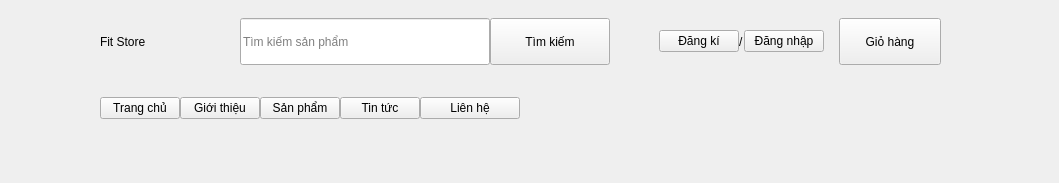
         <widget class="QWidget" name="headerContainer" native="true">
          <property name="minimumSize">
           <size>
            <width>0</width>
            <height>100</height>
           </size>
          </property>
          <layout class="QVBoxLayout" name="verticalLayout_4">
           <property name="spacing">
            <number>0</number>
           </property>
           <property name="leftMargin">
            <number>0</number>
           </property>
           <property name="topMargin">
            <number>0</number>
           </property>
           <property name="rightMargin">
            <number>0</number>
           </property>
           <property name="bottomMargin">
            <number>0</number>
           </property>
           <item>
            <layout class="QHBoxLayout" name="headerSubContainer">
             <property name="leftMargin">
              <number>100</number>
             </property>
             <property name="rightMargin">
              <number>100</number>
             </property>
             <item>
              <widget class="QWidget" name="widget_4" native="true">
               <property name="minimumSize">
                <size>
                 <width>100</width>
                 <height>0</height>
                </size>
               </property>
               <layout class="QVBoxLayout" name="verticalLayout_2">
                <property name="spacing">
                 <number>0</number>
                </property>
                <property name="leftMargin">
                 <number>0</number>
                </property>
                <property name="topMargin">
                 <number>0</number>
                </property>
                <property name="rightMargin">
                 <number>0</number>
                </property>
                <property name="bottomMargin">
                 <number>0</number>
                </property>
                <item>
                 <widget class="QLabel" name="label">
                  <property name="text">
                   <string>Fit Store</string>
                  </property>
                 </widget>
                </item>
               </layout>
              </widget>
             </item>
             <item>
              <spacer name="horizontalSpacer_2">
               <property name="orientation">
                <enum>Qt::Horizontal</enum>
               </property>
               <property name="sizeHint" stdset="0">
                <size>
                 <width>40</width>
                 <height>20</height>
                </size>
               </property>
              </spacer>
             </item>
             <item>
              <widget class="QWidget" name="widget_5" native="true">
               <property name="minimumSize">
                <size>
                 <width>100</width>
                 <height>0</height>
                </size>
               </property>
               <layout class="QHBoxLayout" name="horizontalLayout_5">
                <property name="spacing">
                 <number>0</number>
                </property>
                <property name="leftMargin">
                 <number>0</number>
                </property>
                <property name="topMargin">
                 <number>0</number>
                </property>
                <property name="rightMargin">
                 <number>0</number>
                </property>
                <property name="bottomMargin">
                 <number>0</number>
                </property>
                <item>
                 <layout class="QHBoxLayout" name="horizontalLayout_4">
                  <property name="spacing">
                   <number>0</number>
                  </property>
                  <item>
                   <widget class="QLineEdit" name="searchInput">
                    <property name="minimumSize">
                     <size>
                      <width>250</width>
                      <height>0</height>
                     </size>
                    </property>
                    <property name="maximumSize">
                     <size>
                      <width>16777215</width>
                      <height>47</height>
                     </size>
                    </property>
                    <property name="placeholderText">
                     <string>Tìm kiếm sản phẩm</string>
                    </property>
                   </widget>
                  </item>
                  <item>
                   <widget class="QPushButton" name="btnSearch">
                    <property name="minimumSize">
                     <size>
                      <width>120</width>
                      <height>47</height>
                     </size>
                    </property>
                    <property name="maximumSize">
                     <size>
                      <width>120</width>
                      <height>16777215</height>
                     </size>
                    </property>
                    <property name="cursor">
                     <cursorShape>PointingHandCursor</cursorShape>
                    </property>
                    <property name="text">
                     <string>Tìm kiếm</string>
                    </property>
                   </widget>
                  </item>
                 </layout>
                </item>
               </layout>
              </widget>
             </item>
             <item>
              <spacer name="horizontalSpacer">
               <property name="orientation">
                <enum>Qt::Horizontal</enum>
               </property>
               <property name="sizeHint" stdset="0">
                <size>
                 <width>40</width>
                 <height>20</height>
                </size>
               </property>
              </spacer>
             </item>
             <item>
              <widget class="QWidget" name="widget_3" native="true">
               <property name="minimumSize">
                <size>
                 <width>0</width>
                 <height>0</height>
                </size>
               </property>
               <property name="maximumSize">
                <size>
                 <width>16777215</width>
                 <height>16777215</height>
                </size>
               </property>
               <layout class="QHBoxLayout" name="horizontalLayout_9">
                <item>
                 <widget class="QWidget" name="widget_2" native="true">
                  <layout class="QHBoxLayout" name="horizontalLayout_11">
                   <property name="spacing">
                    <number>0</number>
                   </property>
                   <property name="leftMargin">
                    <number>0</number>
                   </property>
                   <property name="topMargin">
                    <number>0</number>
                   </property>
                   <property name="rightMargin">
                    <number>0</number>
                   </property>
                   <property name="bottomMargin">
                    <number>0</number>
                   </property>
                   <item>
                    <layout class="QHBoxLayout" name="horizontalLayout_6">
                     <property name="spacing">
                      <number>0</number>
                     </property>
                     <item>
                      <widget class="QPushButton" name="btnRegister">
                       <property name="cursor">
                        <cursorShape>PointingHandCursor</cursorShape>
                       </property>
                       <property name="text">
                        <string>Đăng kí</string>
                       </property>
                      </widget>
                     </item>
                     <item>
                      <widget class="QLabel" name="label_2">
                       <property name="text">
                        <string>/</string>
                       </property>
                      </widget>
                     </item>
                     <item>
                      <widget class="QPushButton" name="btnLogin">
                       <property name="cursor">
                        <cursorShape>PointingHandCursor</cursorShape>
                       </property>
                       <property name="text">
                        <string>Đăng nhập</string>
                       </property>
                      </widget>
                     </item>
                    </layout>
                   </item>
                  </layout>
                 </widget>
                </item>
                <item>
                 <widget class="QWidget" name="widget_6" native="true">
                  <property name="minimumSize">
                   <size>
                    <width>120</width>
                    <height>0</height>
                   </size>
                  </property>
                  <layout class="QVBoxLayout" name="verticalLayout_3">
                   <item>
                    <widget class="QPushButton" name="btnCard">
                     <property name="minimumSize">
                      <size>
                       <width>100</width>
                       <height>47</height>
                      </size>
                     </property>
                     <property name="cursor">
                      <cursorShape>PointingHandCursor</cursorShape>
                     </property>
                     <property name="text">
                      <string>Giỏ hàng</string>
                     </property>
                     <property name="icon">
                      <iconset resource="../resource.qrc">
                       <normaloff>:/icon/resources/icon/bag.svg</normaloff>:/icon/resources/icon/bag.svg</iconset>
                     </property>
                     <property name="iconSize">
                      <size>
                       <width>24</width>
                       <height>24</height>
                      </size>
                     </property>
                    </widget>
                   </item>
                  </layout>
                 </widget>
                </item>
               </layout>
              </widget>
             </item>
            </layout>
           </item>
           <item>
            <widget class="QWidget" name="widget_7" native="true">
             <property name="minimumSize">
              <size>
               <width>0</width>
               <height>100</height>
              </size>
             </property>
             <layout class="QVBoxLayout" name="verticalLayout_5">
              <property name="spacing">
               <number>0</number>
              </property>
              <property name="leftMargin">
               <number>0</number>
              </property>
              <property name="topMargin">
               <number>0</number>
              </property>
              <property name="rightMargin">
               <number>0</number>
              </property>
              <property name="bottomMargin">
               <number>0</number>
              </property>
              <item>
               <widget class="QWidget" name="menu" native="true">
                <layout class="QVBoxLayout" name="verticalLayout_6">
                 <property name="spacing">
                  <number>0</number>
                 </property>
                 <property name="leftMargin">
                  <number>100</number>
                 </property>
                 <property name="topMargin">
                  <number>0</number>
                 </property>
                 <property name="rightMargin">
                  <number>100</number>
                 </property>
                 <property name="bottomMargin">
                  <number>0</number>
                 </property>
                 <item>
                  <layout class="QHBoxLayout" name="horizontalLayout_2">
                   <property name="spacing">
                    <number>0</number>
                   </property>
                   <property name="leftMargin">
                    <number>0</number>
                   </property>
                   <property name="rightMargin">
                    <number>0</number>
                   </property>
                   <item>
                    <widget class="QPushButton" name="pushButton_4">
                     <property name="maximumSize">
                      <size>
                       <width>16777215</width>
                       <height>16777215</height>
                      </size>
                     </property>
                     <property name="cursor">
                      <cursorShape>PointingHandCursor</cursorShape>
                     </property>
                     <property name="text">
                      <string>Trang chủ</string>
                     </property>
                    </widget>
                   </item>
                   <item>
                    <widget class="QPushButton" name="pushButton_5">
                     <property name="maximumSize">
                      <size>
                       <width>16777215</width>
                       <height>16777215</height>
                      </size>
                     </property>
                     <property name="cursor">
                      <cursorShape>PointingHandCursor</cursorShape>
                     </property>
                     <property name="text">
                      <string>Giới thiệu</string>
                     </property>
                    </widget>
                   </item>
                   <item>
                    <widget class="QPushButton" name="pushButton_3">
                     <property name="maximumSize">
                      <size>
                       <width>16777215</width>
                       <height>16777215</height>
                      </size>
                     </property>
                     <property name="cursor">
                      <cursorShape>PointingHandCursor</cursorShape>
                     </property>
                     <property name="text">
                      <string>Sản phẩm</string>
                     </property>
                    </widget>
                   </item>
                   <item>
                    <widget class="QPushButton" name="pushButton_2">
                     <property name="maximumSize">
                      <size>
                       <width>16777215</width>
                       <height>16777215</height>
                      </size>
                     </property>
                     <property name="cursor">
                      <cursorShape>PointingHandCursor</cursorShape>
                     </property>
                     <property name="text">
                      <string>Tin tức</string>
                     </property>
                    </widget>
                   </item>
                   <item>
                    <widget class="QPushButton" name="pushButton">
                     <property name="minimumSize">
                      <size>
                       <width>100</width>
                       <height>0</height>
                      </size>
                     </property>
                     <property name="maximumSize">
                      <size>
                       <width>16777215</width>
                       <height>16777215</height>
                      </size>
                     </property>
                     <property name="cursor">
                      <cursorShape>PointingHandCursor</cursorShape>
                     </property>
                     <property name="text">
                      <string>Liên hệ</string>
                     </property>
                    </widget>
                   </item>
                   <item>
                    <spacer name="horizontalSpacer_3">
                     <property name="orientation">
                      <enum>Qt::Horizontal</enum>
                     </property>
                     <property name="sizeHint" stdset="0">
                      <size>
                       <width>40</width>
                       <height>20</height>
                      </size>
                     </property>
                    </spacer>
                   </item>
                  </layout>
                 </item>
                </layout>
               </widget>
              </item>
              <item>
               <widget class="QWidget" name="subMenu" native="true"/>
              </item>
             </layout>
            </widget>
           </item>
          </layout>
         </widget>
